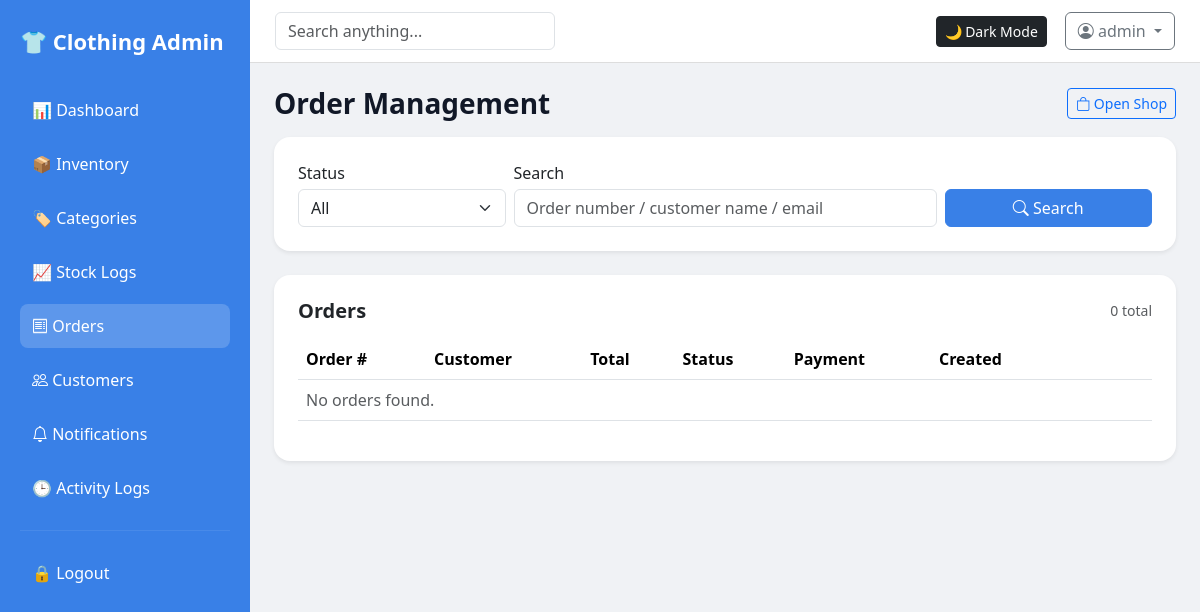
Before: /admin/orders (signed in) with the older database file.
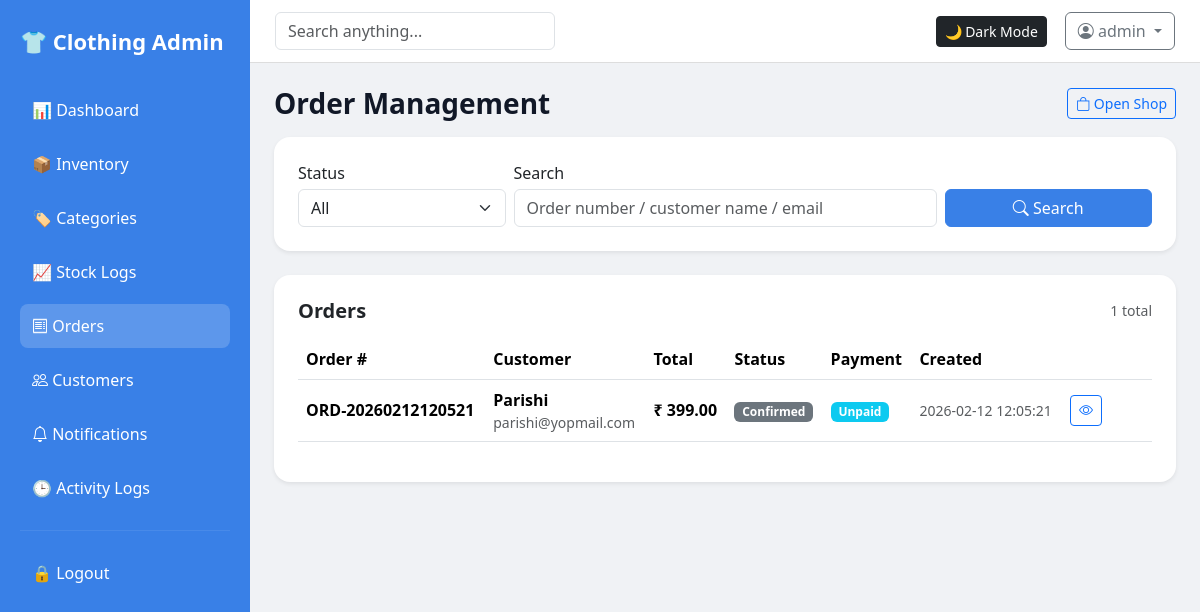
After: the same page with the newer database file.
### tables this page shows
CREATE TABLE orders (
            id INTEGER PRIMARY KEY AUTOINCREMENT,
            order_number TEXT UNIQUE NOT NULL,
            customer_id INTEGER,
            total_amount REAL,
            status TEXT DEFAULT 'pending',
            payment_status TEXT DEFAULT 'unpaid',
            shipping_address TEXT,
            notes TEXT,
            created_at TEXT,
            updated_at TEXT,
            FOREIGN KEY(customer_id) REFERENCES customers(id)
        );

CREATE TABLE customers (
            id INTEGER PRIMARY KEY AUTOINCREMENT,
            name TEXT NOT NULL,
            email TEXT UNIQUE NOT NULL,
            phone TEXT,
            address TEXT,
            city TEXT,
            state TEXT,
            zip_code TEXT,
            created_at TEXT
        );

### customer_routes.py (the view)
    @app.route("/admin/orders")
    @require_login
    @require_role("admin", "superadmin")
    def admin_orders():
        db = get_db()
        status_filter = request.args.get("status", "").strip()
        search = request.args.get("search", "").strip()
        page = int(request.args.get("page", 1))
        per_page = 10
        where_clause = "WHERE 1=1"
        params = []
        if status_filter:
            where_clause += " AND o.status = ?"
            params.append(status_filter)
        if search:
            where_clause += " AND (o.order_number LIKE ? OR c.name LIKE ? OR c.email LIKE ?)"
            like = f"%{search}%"
            params.extend([like, like, like])
        count_row = db.execute(
            f"SELECT COUNT(*) AS cnt FROM orders o JOIN customers c ON o.customer_id = c.id {where_clause}",
            params,
        ).fetchone()
        total = count_row["cnt"] if count_row else 0
        total_pages = max(1, ceil(total / per_page)) if total else 1
        if page > total_pages:
            page = total_pages
        if page < 1:
            page = 1
        offset = (page - 1) * per_page
        orders = db.execute(
            f"""
            SELECT o.*, c.name, c.email, c.phone
            FROM orders o
            JOIN customers c ON o.customer_id = c.id
            {where_clause}
            ORDER BY o.created_at DESC
            LIMIT ? OFFSET ?
            """,
            params + [per_page, offset],
        ).fetchall()
        pages = list(range(1, total_pages + 1))
        return render_template(
            "admin_orders.html",
            orders=orders,
            status_filter=status_filter,
            search=search,
            page=page,
            pages=pages,
            total=total,
            title="Order Management",
        )

### app.py (called while the page is built)
def get_db():
    conn = sqlite3.connect(os.path.join(BASE_DIR, "inventory.db"))
    conn.row_factory = sqlite3.Row
    return conn

def require_login(f):
    @wraps(f)
    def wrapper(*args, **kwargs):
        if not session.get("admin"):
            return redirect(url_for("login"))
        return f(*args, **kwargs)
    return wrapper

def require_role(*roles):
    def decorator(f):
        @wraps(f)
        def wrapper(*args, **kwargs):
            if not session.get("admin"):
                return redirect(url_for("login"))
            role = session.get("role", "staff")
            if role not in roles:
                flash("You do not have permission for this action.", "danger")
                return redirect(url_for("dashboard"))
            return f(*args, **kwargs)
        return wrapper
    return decorator

### templates/admin_orders.html (shortened to what this page needs)
{% extends "base.html" %}
{% block content %}
<div class="d-flex flex-wrap justify-content-between align-items-center gap-2 mb-3">
    <h3 class="fw-bold mb-0">Order Management</h3>
    <a href="{{ url_for('shop') }}" class="btn btn-outline-primary btn-sm">
        <i class="bi bi-bag"></i> Open Shop
    </a>
</div>
<div class="card shadow-sm p-4 mb-4">
    <form method="GET" class="row g-2 align-items-end">
        <div class="col-md-3">
            <label class="form-label mb-1">Status</label>
            <select class="form-select" name="status">
                <option value="">All</option>
            </select>
        </div>
        <div class="col-md-6">
            <label class="form-label mb-1">Search</label>
            <input class="form-control" name="search" value="{{ search }}" placeholder="Order number / customer name / email">
        </div>
        <div class="col-md-3 d-grid">
            <button class="btn btn-primary"><i class="bi bi-search"></i> Search</button>
        </div>
    </form>
</div>
<div class="card shadow-sm p-4">
    <div class="d-flex justify-content-between align-items-center mb-3">
        <h5 class="fw-semibold mb-0">Orders</h5>
        <div class="text-muted small">{{ total }} total</div>
    </div>
    <div class="table-responsive">
        <table class="table align-middle">
            <thead>
                <tr>
                    <th>Order #</th>
                    <th>Customer</th>
                    <th>Total</th>
                    <th>Status</th>
                    <th>Payment</th>
                    <th>Created</th>
                    <th style="width:90px;"></th>
                </tr>
            </thead>
            <tbody>
                {% for o in orders %}
                <tr>
                    <td class="fw-semibold">{{ o.order_number }}</td>
                    <td>
                        <div class="fw-semibold">{{ o.name }}</div>
                        <div class="text-muted small">{{ o.email }}</div>
                    </td>
                    <td class="fw-semibold">₹ {{ '%.2f'|format(o.total_amount) }}</td>
                    <td><span class="badge bg-secondary text-capitalize">{{ o.status }}</span></td>
                    <td><span class="badge bg-info text-capitalize">{{ o.payment_status }}</span></td>
                    <td class="text-muted small">{{ o.created_at }}</td>
                    <td>
                        <a class="btn btn-sm btn-outline-primary" href="{{ url_for('admin_order_detail', order_id=o.id) }}">
                            <i class="bi bi-eye"></i>
                        </a>
                    </td>
                </tr>
                {% else %}
                <tr>
                    <td colspan="7" class="text-muted">No orders found.</td>
                </tr>
                {% endfor %}
            </tbody>
        </table>
    </div>
</div>
{% endblock %}

### templates/base.html (shortened to what this page needs)
<!DOCTYPE html>
<html lang="en">
<head>
    <link href="https://cdn.jsdelivr.net/npm/bootstrap@5.3.1/dist/css/bootstrap.min.css" rel="stylesheet">
    <link rel="stylesheet" href="https://cdn.datatables.net/1.13.7/css/dataTables.bootstrap5.min.css">
    <link href="https://cdn.jsdelivr.net/npm/bootstrap-icons@1.11.1/font/bootstrap-icons.css" rel="stylesheet">
</head>
<body>
<div class="layout">
    {% if session.get('admin') %}
    <aside class="sidebar">
        <div class="brand">👕 Clothing Admin</div>
        <a class="nav-link {% if request.path.startswith('/dashboard') %}active{% endif %}"
           href="{{ url_for('dashboard') }}">📊 Dashboard</a>
        <a class="nav-link {% if request.path.startswith('/inventory') %}active{% endif %}"
           href="{{ url_for('inventory') }}">📦 Inventory</a>
        <a class="nav-link {% if request.path.startswith('/categories') %}active{% endif %}"
           href="{{ url_for('categories') }}">🏷 Categories</a>
        <a class="nav-link {% if request.path.startswith('/stock-logs') %}active{% endif %}"
           href="{{ url_for('stock_logs') }}">📈 Stock Logs</a>
        {% if session.get('role') in ['admin','superadmin'] %}
        <a class="nav-link {% if request.path.startswith('/admin/orders') %}active{% endif %}"
           href="{{ url_for('admin_orders') }}"><i class="bi bi-receipt"></i> Orders</a>
        <a class="nav-link {% if request.path.startswith('/admin/customers') %}active{% endif %}"
           href="{{ url_for('admin_customers') }}"><i class="bi bi-people"></i> Customers</a>
        <a class="nav-link {% if request.path.startswith('/admin/notifications') %}active{% endif %}"
           href="{{ url_for('admin_notifications') }}"><i class="bi bi-bell"></i> Notifications</a>
        <a class="nav-link {% if request.path.startswith('/logs') %}active{% endif %}"
           href="{{ url_for('logs') }}">🕒 Activity Logs</a>
        {% endif %}
        <hr style="border-color: rgba(255,255,255,0.3); margin: 20px 0;">
        <a class="nav-link" href="{{ url_for('logout') }}">🔒 Logout</a>
    </aside>
    {% endif %}
    <main class="main">
        {% if session.get('admin') %}
        <div class="top-navbar">
            <form method="GET" action="{{ url_for('search') }}" class="top-search">
                <input type="text" class="form-control" placeholder="Search anything..." name="q">
            </form>
            <div class="top-right">
                <button id="themeToggle" class="btn btn-sm btn-dark">
                </button>
                <div class="dropdown">
                    <button class="btn btn-outline-secondary dropdown-toggle" data-bs-toggle="dropdown">
                        <i class="bi bi-person-circle"></i> {{ session['admin'] }}
                    </button>
                </div>
            </div>
        </div>
        {% endif %}
        <div class="p-4">
            {% block content %}{% endblock %}
        </div>
    </main>
</div>
</body>
</html>

### templates/base.html (style rules this page uses)
:root { --bg-main: #f0f2f5; --card-bg: #ffffff; --text-main: #111827; --sidebar-bg: #0d6efd; }
body { background: var(--bg-main); color: var(--text-main); margin: 0; }
.layout { display: flex; min-height: 100vh; }
.sidebar { width: 250px; background: #3980e7; padding: 25px 20px; color: white; }
.brand { font-size: 22px; font-weight: 700; margin-bottom: 30px; display: flex; gap: 10px; }
.nav-link { color: white; font-size: 16px; padding: 10px 12px; border-radius: 8px; margin-bottom: 10px; display: block; text-decoration: none; }
.nav-link:hover, .nav-link.active { background: rgba(255,255,255,0.18); }
.main { flex: 1; padding: 0 !important; }
.top-navbar { width: 100%; background: var(--card-bg); padding: 12px 25px; border-bottom: 1px solid #ddd; display: flex; justify-content: space-between; align-items: center; position: sticky; top: 0; z-index: 10; }
.top-search input { width: 280px; }
.top-right { display: flex; align-items: center; gap: 18px; }
.card { background: var(--card-bg); border: none; border-radius: 16px; }
.btn-primary { background-color: #3980e7; border-color: #3980e7; color: #fff; }

Changed rows visible on the page:
added orders: order_number "ORD-20260212120521", name "Parishi", email "parishi@yopmail.com", total_amount "399.00", status "Confirmed", payment_status "Unpaid", created_at "2026-02-12 12:05:21"
Other visible differences:
{{ total }}: "0" → "1"
text no longer shown: "No orders found."
